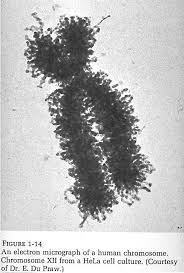
%> input picture lab01b/images/chromosome_2.jpg, 184 x 273 px
$ octave skel.m   (GNU Octave 9; MATLAB toolbox functions it lacks are replaced by stand-ins)
%> lines starting %> are read from the running program, lines starting %| are printed output that depends on the picture; in (x1, y1, x2, y2) boxes, pixels count from 0 and x2, y2 are one past the last pixel; in counts of white or black regions, pixels touching at a corner belong together; the program's own positions count from 1
clear all
close all

% Read image
original_image = imread('../images/chromosome_2.jpg');
%> original_image is the input picture: size 273x184x3 uint8; min 0, max 255, mean 188
figure, imshow(original_image);

% Invert the image
inverted_image = 1 - im2double(original_image);
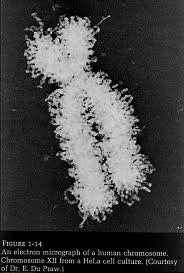
%> inverted_image: size 273x184x3 double; min 0, max 1, mean 0.263
blurring_kernel = fspecial('gaussian',25,15);
blurred_image = imfilter(inverted_image,blurring_kernel,'replicate');
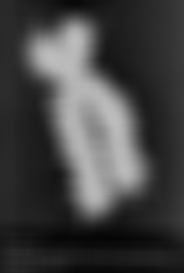
%> blurred_image: size 273x184x3 double; min 0.0208, max 0.745, mean 0.262
figure, imshow(blurred_image);

% Convert to binary image
binary_image = im2bw(blurred_image,1.7*graythresh(blurred_image));
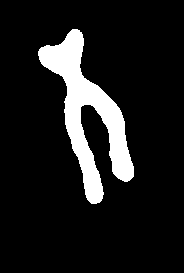
%> binary_image: size 273x184 logical; 11.2% white; 1 white region, box (x1, y1, x2, y2) and area: (38, 29, 134, 204) 5631
figure, imshow(binary_image);

% Generate skeleton
skeleton_image = bwmorph(binary_image,'skel',Inf);
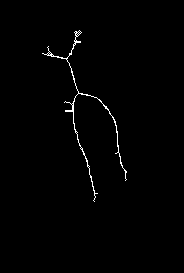
%> skeleton_image: size 273x184 logical; 0.89% white in thin lines or dots, all inside (x1, y1, x2, y2) = (42, 30, 127, 202)
figure, imshow(skeleton_image);

% Generate spur
s1 = bwmorph(skeleton_image,'spur',25);
%> s1: size 273x184 logical; 0.88% white in thin lines or dots, all inside (x1, y1, x2, y2) = (42, 30, 127, 200)
figure, imshow(s1);
